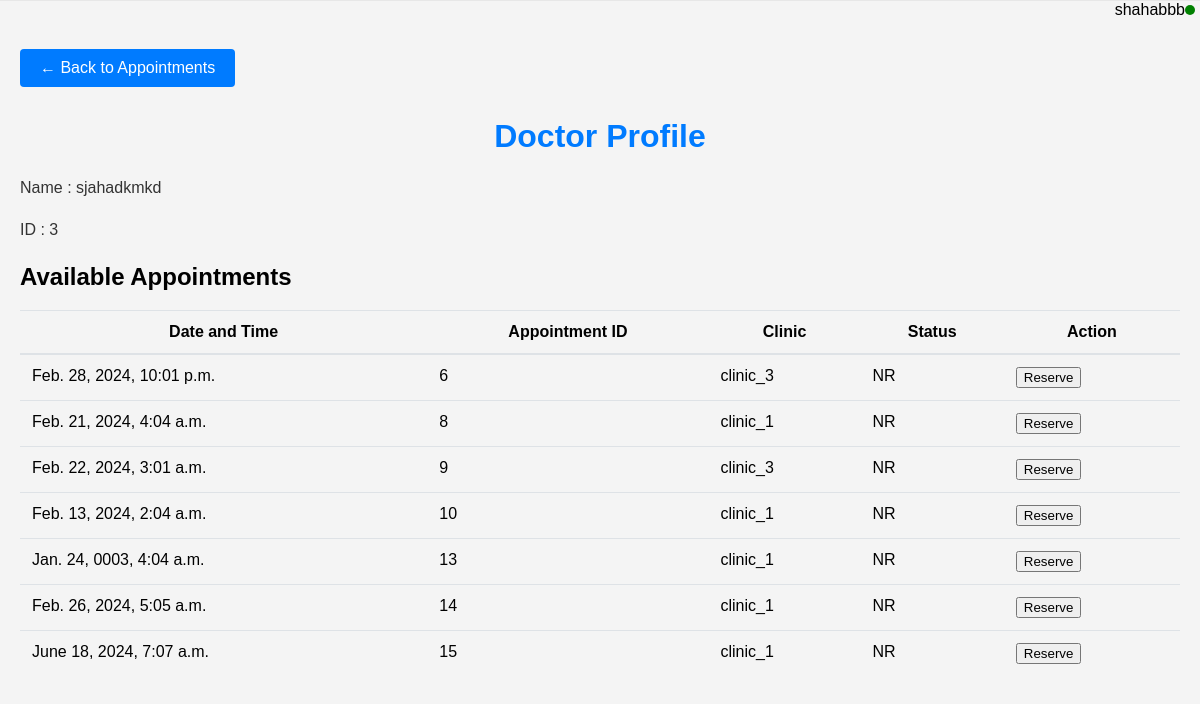
Page /doctor_profile/3/ (signed in) on the committed database.
### portal_app/models.py (models this page shows, shortened)
class User(AbstractBaseUser, PermissionsMixin):
    USER_TYPE_CHOICES = [
        ("P", "patient"),
        ("C", "Clinic staff")
    ]
    username = models.CharField(max_length=20, unique=True,
                                validators=[validators.MinLengthValidator(5), validators.MaxLengthValidator(20),
                                            validators.RegexValidator(r'^[A-Za-z0-9_]*[a-zA-Z]+[A-Za-z0-9_]*$')])
    password = models.CharField(max_length=50, validators=[validators.MinLengthValidator(8)])
    user_type = models.CharField(max_length=1, choices=USER_TYPE_CHOICES)
    phone_number = models.CharField(max_length=11, null=False, validators=[phone_validator])
    email = models.EmailField(max_length=254, null=True, validators=[validators.EmailValidator()], blank=True)
    age = models.IntegerField(null=False)
    is_staff = models.BooleanField(default=False)
    objects = CustomUserManager()
    USERNAME_FIELD = 'username'
    REQUIRED_FIELDS = ['phone_number', 'age', 'user_type']

class Appointment(models.Model):
    STATUS_CHOICE = [
        ("R", "reserved"),
        ("C", "canceled"),
        ("NR", "not reserved")
    ]
    appointment_id = models.AutoField(primary_key=True)
    clinic = models.ForeignKey(Clinic, on_delete=models.CASCADE, related_name='clinic_appointments', null=True,
                               blank=True)
    dr = models.ForeignKey(User, on_delete=models.CASCADE, related_name='doctor_appointments', null=True)
    patient_reserved = models.ForeignKey(User, on_delete=models.CASCADE, null=True, blank=True,
                                         related_name='reserved_appointments')
    reservation_time = models.DateTimeField()
    reservation_status = models.CharField(max_length=2, choices=STATUS_CHOICE, default="NR")
    pass

class Clinic(models.Model):
    STATUS_CHOICE = [
        ("O", "open"),
        ("C", "closed")
    ]
    clinic_id = models.AutoField(primary_key=True)
    name = models.CharField(max_length=40)
    address = models.TextField()
    contact_number = models.CharField(max_length=11)
    status = models.CharField(max_length=1, choices=STATUS_CHOICE)
    pass

### portal_app/views.py (the view)
# urls.py: path('doctor_profile/<int:doctor_id>/', views.doctor_profile, name='doctor_profile'),
@csrf_exempt
@login_required(login_url='/login/')
def doctor_profile(request, doctor_id):
    if request.method == 'POST':
        return reserve_appointment(request)
    doctor = User.objects.get(id=doctor_id)
    available_appointments = Appointment.objects.filter(dr_id=doctor_id, reservation_status='NR')
    return render(request, 'doctor_profile.html', {
        'doctor': doctor,
        'appointments': available_appointments
    })

### templates/doctor_profile.html (shortened to what this page needs)
{% load static %}
<!DOCTYPE html>
<html lang="en">
<head>
    <link rel="stylesheet" href="{% static 'styles.css' %}">
</head>
<body>
<div class="user-bar">
    <span id="username"></span>
    <div class="green-light"></div>
</div>
<div class="content">
 <div class="back-button-container">
     <a href="{% url 'appointments' %}" class="back-to-appointments-btn">&#8592; Back to Appointments</a>
    </div>
    <h1>Doctor Profile</h1>
    <div class="doctor-details">
        <p>Name : {{ doctor.username }}</p>
        <p>ID : {{ doctor.id }}</p>
    </div>
    <h2>Available Appointments </h2>
    <table class="appointments-table">
        <thead>
            <tr>
                <th>Date and Time</th>
                <th>Appointment ID</th>
                <th>Clinic</th>
                <th>Status</th>
                <th>Action</th>
            </tr>
        </thead>
        <tbody>
            {% for appointment in appointments %}
            <tr>
                <td>{{ appointment.reservation_time }}</td>
                <td>{{ appointment.appointment_id }}</td>
                <td>{{ appointment.clinic.name }}</td>
                <td>{{ appointment.reservation_status }}</td>
                <td><button type="button" onclick="bookAppointment('{{ appointment.appointment_id }}')">Reserve</button></td>
            </tr>
            {% endfor %}
        </tbody>
    </table>
</div>
</body>
</html>

### portal_app/static/styles.css (style rules this page uses)
body, html { height: 100%; margin: 0; font-family: Arial, sans-serif; background: #f4f4f4; }
.content { padding: 20px; }
.content h1 { color: #007bff; text-align: center; margin-bottom: 20px; }
.content p { line-height: 1.6; color: #333; }
.appointments-table { width: 100%; margin-bottom: 1rem; background-color: transparent; border-collapse: collapse; }
.appointments-table th, .appointments-table td { padding: 0.75rem; vertical-align: top; border-top: 1px solid #dee2e6; }
.appointments-table thead th { vertical-align: bottom; border-bottom: 2px solid #dee2e6; }
.user-bar { position: relative; display: flex; align-items: center; justify-content: flex-end; }
.green-light { width: 10px; height: 10px; border-radius: 50%; background-color: green; margin-right: 5px; }

### templates/doctor_profile.html (style rules this page uses)
.back-to-appointments-btn { padding: 10px 20px; font-size: 16px; color: white; background-color: #007bff; border: none; cursor: pointer; text-align: center; display: inline-block; margin: 10px 0px; border-radius: 4px; text-decoration: none; }
.user-bar { position: relative; display: flex; align-items: center; justify-content: flex-end; }
.green-light { width: 10px; height: 10px; border-radius: 50%; background-color: green; margin-right: 5px; }

### rows in the picture
User: username "sjahadkmkd", id "3"
Appointment: reservation_time "Feb. 28, 2024, 10:01 p.m.", appointment_id "6", clinic.name "clinic_3", reservation_status "NR"
Appointment: reservation_time "Feb. 21, 2024, 4:04 a.m.", appointment_id "8", clinic.name "clinic_1", reservation_status "NR"
Appointment: reservation_time "Feb. 22, 2024, 3:01 a.m.", appointment_id "9", clinic.name "clinic_3", reservation_status "NR"
Appointment: reservation_time "Feb. 13, 2024, 2:04 a.m.", appointment_id "10", clinic.name "clinic_1", reservation_status "NR"
Appointment: reservation_time "Jan. 24, 0003, 4:04 a.m.", appointment_id "13", clinic.name "clinic_1", reservation_status "NR"
Appointment: reservation_time "Feb. 26, 2024, 5:05 a.m.", appointment_id "14", clinic.name "clinic_1", reservation_status "NR"
Appointment: reservation_time "June 18, 2024, 7:07 a.m.", appointment_id "15", clinic.name "clinic_1", reservation_status "NR"
